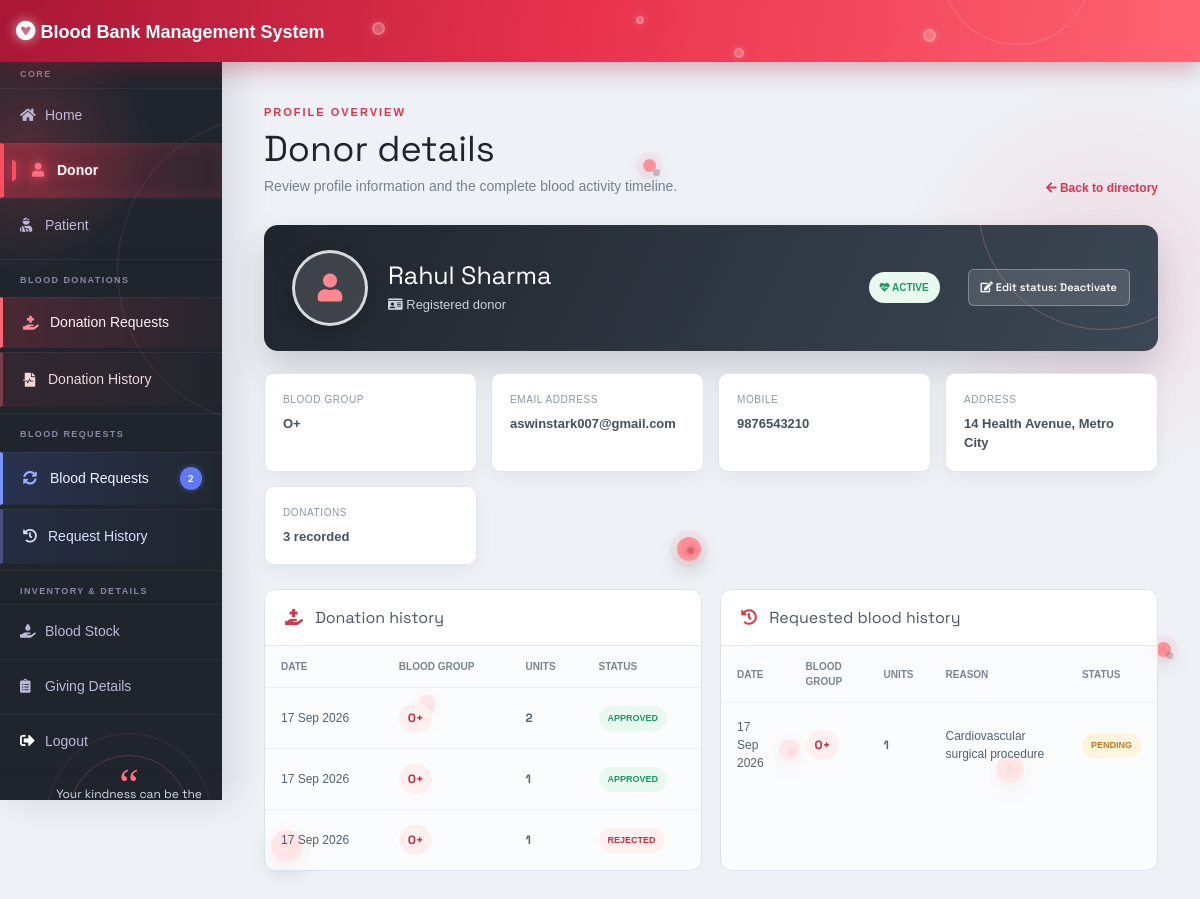
The page /admin-donor/10 (signed in) on the database its author committed.
### donor/models.py (models this page shows, shortened)
class Donor(models.Model):
    user=models.OneToOneField(User,on_delete=models.CASCADE)
    profile_pic= models.ImageField(upload_to='profile_pic/Donor/',null=True,blank=True)
    bloodgroup=models.CharField(max_length=10)
    address = models.CharField(max_length=40)
    mobile = models.CharField(max_length=20,null=False)
    @property
    def get_name(self):
        return self.user.first_name+" "+self.user.last_name

class BloodDonate(models.Model):
    donor=models.ForeignKey(Donor,on_delete=models.CASCADE)
    disease=models.CharField(max_length=100,default="Nothing")
    age=models.PositiveIntegerField()
    bloodgroup=models.CharField(max_length=10)
    unit=models.PositiveIntegerField(default=0)
    status=models.CharField(max_length=20,default="Pending")
    date=models.DateField(auto_now=True)

### blood/models.py (models this page shows, shortened)
class BloodRequest(models.Model):
    request_by_patient=models.ForeignKey(pmodels.Patient,null=True,on_delete=models.CASCADE)
    request_by_donor=models.ForeignKey(dmodels.Donor,null=True,on_delete=models.CASCADE)
    patient_name=models.CharField(max_length=30)
    patient_age=models.PositiveIntegerField()
    reason=models.CharField(max_length=500)
    bloodgroup=models.CharField(max_length=10)
    unit=models.PositiveIntegerField(default=0)
    status=models.CharField(max_length=20,default="Pending")
    date=models.DateField(auto_now=True)

### blood/views.py (the view)
# urls.py: path('admin-donor/<int:pk>', views.donor_detail_view,name='donor-detail'),
@login_required(login_url='adminlogin')
def donor_detail_view(request,pk):
    donor=get_object_or_404(dmodels.Donor,pk=pk)
    donations=dmodels.BloodDonate.objects.filter(donor=donor).order_by('-date')
    requests=models.BloodRequest.objects.filter(request_by_donor=donor).order_by('-date')
    return render(request,'blood/profile_detail.html',{'profile':donor,'profile_type':'Donor','donations':donations,'requests':requests})

### blood/context_processors.py (called while the page is built)
def pending_donations(request):
    if not request.user.is_authenticated:
        return {
            'pending_donation_count': 0,
            'pending_blood_request_count': 0,
        }
    return {
        'pending_donation_count': BloodDonate.objects.filter(status='Pending').count(),
        'pending_blood_request_count': BloodRequest.objects.filter(status='Pending').count(),
    }

### templates/blood/profile_detail.html (shortened to what this page needs)
{% extends 'blood/adminbase.html' %}
{% load static %}
{% block content %}
<div class="profile-detail-page">
    {% include "blood/login_cells.html" %}
    <div class="profile-detail-content">
        <div class="profile-detail-heading">
            <div><div class="profile-detail-kicker">Profile overview</div><h1>{{ profile_type }} details</h1><p>Review profile information and the complete blood activity timeline.</p></div>
            <a class="profile-detail-back" href="{% if profile_type == 'Donor' %}{% url 'admin-donor' %}{% else %}{% url 'admin-patient' %}{% endif %}"><i class="fas fa-arrow-left"></i> Back to directory</a>
        </div>
        <section class="profile-hero">
            {% if profile.profile_pic %}<img class="profile-image" src="{{ profile.profile_pic.url }}" alt="{{ profile.get_name }} profile">{% else %}<span class="profile-image profile-image-empty"><i class="fas fa-user"></i></span>{% endif %}
            <div><h2>{{ profile.get_name }}</h2><p><i class="fas fa-id-card"></i> Registered {{ profile_type|lower }}</p></div>
            <span class="profile-badge {% if not profile.user.is_active %}inactive{% endif %}"><i class="fas fa-heartbeat"></i> {% if profile.user.is_active %}Active{% else %}Not active{% endif %}</span>
            <form class="profile-status-form" method="post" action="{% if profile_type == 'Donor' %}{% url 'toggle-donor-status' profile.id %}{% else %}{% url 'toggle-patient-status' profile.id %}{% endif %}">{% csrf_token %}<button class="profile-status-button" type="submit"><i class="fas fa-edit"></i> Edit status: {% if profile.user.is_active %}Deactivate{% else %}Activate{% endif %}</button></form>
        </section>
        <div class="profile-info-grid">
            <div class="profile-info-item"><span>Blood group</span><strong>{{ profile.bloodgroup }}</strong></div>
            <div class="profile-info-item"><span>Email address</span><strong>{{ profile.user.email|default:"No email registered" }}</strong></div>
            {% if profile_type == 'Donor' %}<div class="profile-info-item"><span>Mobile</span><strong>{{ profile.mobile }}</strong></div><div class="profile-info-item"><span>Address</span><strong>{{ profile.address }}</strong></div><div class="profile-info-item"><span>Donations</span><strong>{{ donations|length }} recorded</strong></div>{% endif %}
        </div>
        <div class="profile-history-grid">
            {% if profile_type == 'Donor' %}
            <section class="profile-history"><h3><i class="fas fa-hand-holding-medical"></i> Donation history</h3>{% if donations %}<table><thead><tr><th>Date</th><th>Blood group</th><th>Units</th><th>Status</th></tr></thead><tbody>{% for donation in donations %}<tr><td>{{ donation.date|date:"d M Y" }}</td><td><span class="history-group">{{ donation.bloodgroup }}</span></td><td class="history-units">{{ donation.unit }}</td><td><span class="history-status history-{{ donation.status|lower }}">{{ donation.status }}</span></td></tr>{% endfor %}</tbody></table>{% else %}<div class="history-empty">No donation history recorded.</div>{% endif %}</section>
            {% endif %}
            <section class="profile-history"><h3><i class="fas fa-history"></i> Requested blood history{% if profile_type == 'Patient' %} and received blood{% endif %}</h3>{% if requests %}<table><thead><tr><th>Date</th><th>Blood group</th><th>Units</th><th>Reason</th><th>Status</th></tr></thead><tbody>{% for request in requests %}<tr><td>{{ request.date|date:"d M Y" }}</td><td><span class="history-group">{{ request.bloodgroup }}</span></td><td class="history-units">{{ request.unit }}</td><td>{{ request.reason }}</td><td><span class="history-status history-{{ request.status|lower }}">{{ request.status }}</span></td></tr>{% endfor %}</tbody></table>{% else %}<div class="history-empty">No blood request history recorded.</div>{% endif %}</section>
        </div>
    </div>
</div>
{% endblock content %}

### static/css/main.css (style rules this page uses)
html { -webkit-box-sizing: border-box; -moz-box-sizing: border-box; box-sizing: border-box; }
* { padding: 0; margin: 0; }
*, *:before, *:after { -webkit-box-sizing: inherit; -moz-box-sizing: inherit; box-sizing: inherit; }
body, h1, h2, h3, h4, h5, h6, blockquote, p, pre, dl, dd, ol, ul, figure, hr, fieldset, legend { margin: 0; padding: 0; }
table { border-collapse: collapse; border-spacing: 0; }
button { outline: none; background: none; border: none; }
body { font-family: "Open Sans", "Arial", "Helvetica Neue", sans-serif; font-weight: 400; font-size: 14px; }
h1, h2, h3, h4, h5, h6 { font-weight: 400; }
h1 { font-size: 36px; }
h2 { font-size: 30px; }
h3 { font-size: 24px; }

### templates/blood/adminbase.html (style rules this page uses)
* { margin: 0; padding: 0; box-sizing: border-box; list-style: none; text-decoration: none; font-family: 'Josefin Sans', sans-serif; }
body { background: #eef1f6; color: #20252d; font-family: 'DM Sans', sans-serif; }

### rows shown on the page
Donor: get_name "Rahul Sharma", bloodgroup "O+", user.email "aswinstark007@gmail.com", mobile "9876543210", address "14 Health Avenue, Metro City"
BloodDonate: date "17 Sep 2026", bloodgroup "O+", unit "2", status "APPROVED"
BloodDonate: date "17 Sep 2026", bloodgroup "O+", unit "1", status "APPROVED"
BloodDonate: date "17 Sep 2026", bloodgroup "O+", unit "1", status "REJECTED"
BloodRequest: date "17 Sep 2026", bloodgroup "O+", unit "1", reason "Cardiovascular surgical procedure", status "PENDING"

### other values the page prints
{{ pending_blood_request_count }} "2"
{{ profile_type }} "Donor"
{{ profile_type|lower }} "donor"
{{ donations|length }} "3"
